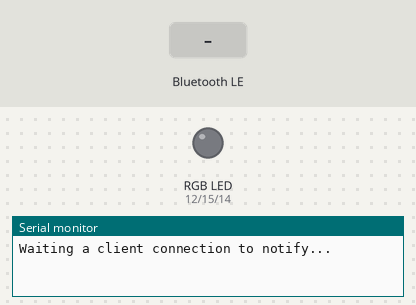
Bench run of a sketch on a simulated ESP32. Shown: an RGB LED mixed from three pins (HIGH = lit), the last lines printed to the serial monitor. Dashed ring = blinking. The inputs (shaded band) are chosen by the test bench. Dim RGB values are drawn brighter than linear; nothing arrives over Bluetooth unless stated; a phone connects over Bluetooth LE 3 s after start.

Above: at 1.2 s.
1.3 s: Bluetooth LE write "flash" received
At 2.3 s:
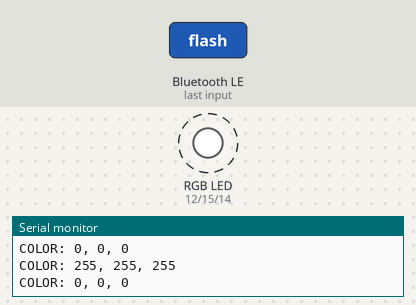
4.3 s: Bluetooth LE write "fade" received
7.3 s: Bluetooth LE write "dimmer" received
At 8.3 s:
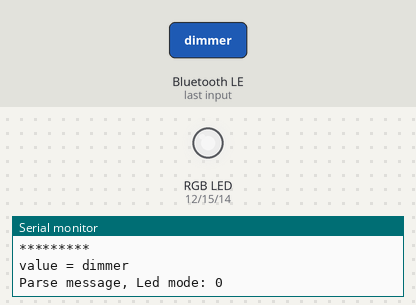
8.8 s: Bluetooth LE write "off" received
At 10.0 s:
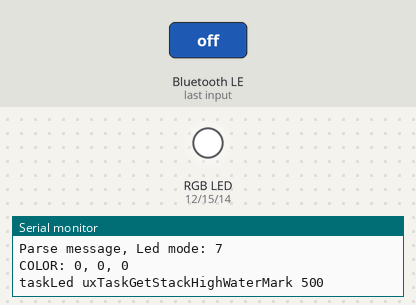
Timing chart, 0 to 11.3 s (numbered marks = the images above; inputs shaded):
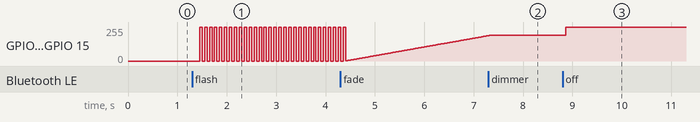

The sketch:

esp32_ble_rgb.ino
```cpp
/**
 *
 * eps32 BLE serial - led control
 * tdchung.9@gmail.com
 **/

#define BLE 1
#define BLUETOOTH_CLASSIC 0

#if BLUETOOTH_CLASSIC
#include "BluetoothSerial.h"
#endif

#if BLE
#include <BLEDevice.h>
#include <BLEServer.h>
#include <BLEUtils.h>
#include <BLE2902.h>
#endif

#if !defined(CONFIG_BT_ENABLED) || !defined(CONFIG_BLUEDROID_ENABLED)
#error Bluetooth is not enabled! Please run `make menuconfig` to and enable it
#endif

#if CONFIG_FREERTOS_UNICORE
#define ARDUINO_RUNNING_CORE 0
#else
#define ARDUINO_RUNNING_CORE 1
#endif

// set debug mode
#define DEBUG_MODE 1

// define ANOT
#define ANOT 1

// configuration
// led pins
#define PIN_RED 12
#define PIN_GREEN 15
#define PIN_BLUE 14

// PWM setting
#define PWM_PREQ 5000
#define CHANNEL_RED 0
#define CHANNEL_GREEN 1
#define CHANNEL_BLUE 2
#define RESOLUTION 8

// delay setting
#define FADE_DELAY 15 // 40 ms
#define FLASH_DELAY 50

#ifndef LED_BUILTIN
#define LED_BUILTIN 13
#endif

// BLE message
#define END_OF_DATA_CHAR '\r'
#define MAX_BLE_MSG_LENGTH 128

typedef enum
{
    NONE = 0,
    FLASH,
    FADE,
    DIMMER,
    COLOR_COLLECTION,
    TIMER,
    IN_TIMER,
    OFF
} led_mode_t;

// mode tracker
volatile led_mode_t led_mode = NONE;
// bool isConnected = false;

// r,g,b color
uint8_t r = 255;
uint8_t g = 255;
uint8_t b = 255;

uint8_t dimming_percent = 0;

uint8_t timer = 0;
volatile bool isTimer = false;
volatile bool isTimerReset = false;

#if BLUETOOTH_CLASSIC
BluetoothSerial SerialBT;
#endif

#if BLE
BLEServer *pServer = NULL;
BLECharacteristic *pCharacteristic = NULL;

#define SERVICE_UUID "4fafc201-1fb5-459e-8fcc-c5c9c331914b"
#define CHARACTERISTIC_UUID "beb5483e-36e1-4688-b7f5-ea07361b26a8"
#endif

#if DEBUG_MODE
SemaphoreHandle_t mutex_v;
#endif

SemaphoreHandle_t mutex_led_mode;
SemaphoreHandle_t mutex_color;

/*------------------------safe--------------------------*/
led_mode_t get_led_mode()
{
    led_mode_t temp;
    xSemaphoreTake(mutex_led_mode, portMAX_DELAY);
    temp = led_mode;
    xSemaphoreGive(mutex_led_mode);
    return temp;
}

void set_led_mode(led_mode_t mode)
{
    xSemaphoreTake(mutex_led_mode, portMAX_DELAY);
    led_mode = mode;
    xSemaphoreGive(mutex_led_mode);
    return;
}

int debug(const char *fmt, ...)
{
    int rc = 0;
#if DEBUG_MODE
    char buffer[4096];
    va_list args;
    va_start(args, fmt);
    rc = vsnprintf(buffer, sizeof(buffer), fmt, args);
    va_end(args);

    xSemaphoreTake(mutex_v, portMAX_DELAY);
    Serial.println(buffer);
    xSemaphoreGive(mutex_v);
#endif
    return rc;
}

static uint8_t _biggest(uint8_t x, uint8_t y, uint8_t z)
{
    return x > y ? (x > z ? 1 : 3) : (y > z ? 2 : 3);
}

static void set_color(uint8_t rr, uint8_t gg, uint8_t bb)
{
#ifdef ANOT
    // set PWN dutyCycle
    ledcWrite(CHANNEL_RED, 255 - rr);
    ledcWrite(CHANNEL_GREEN, 255 - gg);
    ledcWrite(CHANNEL_BLUE, 255 - bb);
#else
    // set PWN dutyCycle
    ledcWrite(CHANNEL_RED, rr);
    ledcWrite(CHANNEL_GREEN, gg);
    ledcWrite(CHANNEL_BLUE, bb);
#endif
    debug("COLOR: %d, %d, %d", rr, gg, bb);
}

/*--------------------------COLOR MODE---------------------------*/
void color_collection(void)
{
    xSemaphoreTake(mutex_color, portMAX_DELAY);
    set_color(r, g, b);
    xSemaphoreGive(mutex_color);
    // reset led mode
    set_led_mode(NONE);
}

void color_off(void)
{
    set_color(0, 0, 0);
    // reset led mode
    set_led_mode(NONE);
}

void fading_led(void)
{
    uint8_t index = _biggest(r, g, b);
    uint8_t max_loop = ((1 == index) ? r : (2 == index) ? g : b);

    uint8_t r_temp, g_temp, b_temp;
    xSemaphoreTake(mutex_color, portMAX_DELAY);
    r_temp = r;
    g_temp = g;
    b_temp = b;
    xSemaphoreGive(mutex_color);
    //
    for (uint8_t i = 0; i < max_loop; i++)
    {
        r_temp = ((0 >= r_temp) ? 0 : r_temp - 1);
        g_temp = ((0 >= g_temp) ? 0 : g_temp - 1);
        b_temp = ((0 >= b_temp) ? 0 : b_temp - 1);
        set_color(r_temp, g_temp, b_temp);

        vTaskDelay(FADE_DELAY / portTICK_PERIOD_MS);
        // stop if mode changed
        if (FADE != get_led_mode())
            return;
    }

    // reset mode when it done
    set_led_mode(NONE);
}

void flash_led(void)
{
    if (FLASH == get_led_mode())
    {
        xSemaphoreTake(mutex_color, portMAX_DELAY);
        set_color(r, g, b);
        xSemaphoreGive(mutex_color);

        vTaskDelay(FLASH_DELAY / portTICK_PERIOD_MS);
        set_color(0, 0, 0);
        vTaskDelay(FLASH_DELAY / portTICK_PERIOD_MS);
    }
    // stop if mode changed
}

void dimming_led(void)
{
    xSemaphoreTake(mutex_color, portMAX_DELAY);
    set_color((uint8_t)r * dimming_percent / 100, (uint8_t)g * dimming_percent / 100, (uint8_t)b * dimming_percent / 100);
    xSemaphoreGive(mutex_color);
    // reset MODE
    set_led_mode(NONE);
    debug("Dimmer, reset Led mode: %d", (uint8_t)get_led_mode());
}

void timer_led(void)
{
    // set_led_mode(IN_TIMER);
    // xSemaphoreTake(mutex_color, portMAX_DELAY);
    // set_color(r, g, b);
    // xSemaphoreGive(mutex_color);

    // for (uint8_t i = 0; i < timer * 10; i++)
    // {
    //     if (IN_TIMER == get_led_mode())
    //     {
    //         vTaskDelay(100 / portTICK_PERIOD_MS);
    //         if ((0 != i) && (0 == (i % 10)))
    //             debug("Timer expried in: %d (s)", (uint8_t)(timer - i / 10));
    //     }
    //     else
    //         return;
    // }
    // // reset MODE
    // if (IN_TIMER == get_led_mode())
    // {
    //     set_color(0, 0, 0);
    //     set_led_mode(NONE);
    //     debug("Timer, reset Led mode: %d", (uint8_t)get_led_mode());
    // }
}

/*--------------------------Parse MSG---------------------------*/
void parse_lte_msg(const char *msg)
{
    // char temp[MAX_BLE_MSG_LENGTH + 1] = {0};
#ifdef __cplusplus
    char *temp = (char *)malloc(MAX_BLE_MSG_LENGTH);
#else
    char *temp = malloc(MAX_BLE_MSG_LENGTH);
#endif
    memset(temp, 0, MAX_BLE_MSG_LENGTH);
    strncpy(temp, msg, MAX_BLE_MSG_LENGTH);

    if (NULL != strstr(temp, "flash"))
    {
        set_led_mode(FLASH);
    }
    else if (NULL != strstr(temp, "fade"))
    {
        set_led_mode(FADE);
    }
    else if (NULL != strstr(temp, "dimmer"))
    {
        set_led_mode(DIMMER);
        // FORMAT: dimmer 0 .
        char str_temp[20];
        uint8_t percent_temp;
        if (2 == sscanf(strstr(temp, "dimmer"), "%s %d", str_temp, &percent_temp))
        {
            dimming_percent = percent_temp;
            debug("Parse message, dimmer percent: %d", dimming_percent);
        }
        else
            set_led_mode(NONE);
    }
    else if (NULL != strstr(temp, "color"))
    {
        set_led_mode(COLOR_COLLECTION);
        // FORMAT: color 100 50 222 .
        char str_temp[20];
        uint8_t r_temp, g_temp, b_temp;
        if (4 == sscanf(strstr(temp, "color"), "%s %d %d %d", str_temp, &r_temp, &g_temp, &b_temp))
        {
            xSemaphoreTake(mutex_color, portMAX_DELAY);
            r = r_temp;
            g = g_temp;
            b = b_temp;
            xSemaphoreGive(mutex_color);

            debug("Parse message, color: %d %d %d", r_temp, g_temp, b_temp);
        }
        else
            set_led_mode(NONE);
    }
    else if (NULL != strstr(temp, "timer"))
    {
        // FORMAT: timer <second> .
        // set_led_mode(TIMER);
        char str_temp[20];
        uint8_t timer_p;
        if (2 == sscanf(strstr(temp, "timer"), "%s %d", str_temp, &timer_p))
        {
            timer = timer_p;
            debug("Parse message, timer (s): %d", timer);
            isTimer = true;
            isTimerReset = true;
        }
        else
            set_led_mode(NONE);
    }
    else if (NULL != strstr(temp, "off"))
    {
        set_led_mode(OFF);
    }
    else
        ;
    // not change led mode
    // led_mode = NONE;

    debug("Parse message, Led mode: %d", (uint8_t)get_led_mode());

    // send ACK
#if BLUETOOTH_CLASSIC
    SerialBT.write((const uint8_t *)"ok\r", sizeof("ok\r"));
#endif

    free(temp);
}

// Bluetooth Classic Callback
#if BLUETOOTH_CLASSIC
void BLESerialCallBack(esp_spp_cb_event_t event, esp_spp_cb_param_t *param)
{

    if (event == ESP_SPP_SRV_OPEN_EVT)
    {
        debug("Client Connected has address: %02X:%02X:%02X:%02X:%02X:%02X",
              param->srv_open.rem_bda[0],
              param->srv_open.rem_bda[1],
              param->srv_open.rem_bda[2],
              param->srv_open.rem_bda[3],
              param->srv_open.rem_bda[4],
              param->srv_open.rem_bda[5]);
    }

    if (event == ESP_SPP_CLOSE_EVT)
    {
        debug("Client disconnected...");
    }

    if (event == ESP_SPP_WRITE_EVT)
    {
        debug("Sent data to Client...");
    }
}
#endif

// BLE callbacks
#if BLE
class MyServerCallbacks : public BLEServerCallbacks
{
    void onConnect(BLEServer *pServer)
    {
        // deviceConnected = true;
        debug("Client connected...");
    };

    void onDisconnect(BLEServer *pServer)
    {
        // deviceConnected = false;
        debug("Client disconnected...");
    }
};

class MyCallbacks : public BLECharacteristicCallbacks
{
    void onWrite(BLECharacteristic *pCharacteristic)
    {
        std::string value = pCharacteristic->getValue();
        String value_str;

        if (value.length() > 0)
        {
            for (int i = 0; i < value.length(); i++)
            {
                value_str = value_str + value[i];
            }

            debug("*********");
            debug("value = %s", value_str.c_str());

            // TODO: TBD
            parse_lte_msg((const char *)value_str.c_str());
        }
    }
};
#endif

// define tasks for Blink & AnalogRead
void TaskBLE(void *pvParameters);
void taskLed(void *pvParameters);
void taskTimer(void *pvParameters);
void taskCheckMode(void *pvParameters);

// the setup function runs once when you press reset or power the board
void setup()
{

    // initialize serial communication at 115200 bits per second:
    Serial.begin(115200);

    // configure LED PWM functionalitites
    ledcSetup(CHANNEL_RED, PWM_PREQ, RESOLUTION);
    ledcSetup(CHANNEL_GREEN, PWM_PREQ, RESOLUTION);
    ledcSetup(CHANNEL_BLUE, PWM_PREQ, RESOLUTION);

    // attach the channel to the GPIO to be controlled
    ledcAttachPin(PIN_RED, CHANNEL_RED);
    ledcAttachPin(PIN_GREEN, CHANNEL_GREEN);
    ledcAttachPin(PIN_BLUE, CHANNEL_BLUE);

#if DEBUG_MODE
    mutex_v = xSemaphoreCreateMutex();
#endif
    mutex_led_mode = xSemaphoreCreateMutex();
    mutex_color = xSemaphoreCreateMutex();

#if BLUETOOTH_CLASSIC
    // BLE setting
    SerialBT.register_callback(BLESerialCallBack);
    if (!SerialBT.begin("ESP32"))
    {
        debug("An error occurred initializing Bluetooth");
    }
    else
    {
        debug("Bluetooth initialized");
    }
    debug("The device started, now you can pair it with bluetooth!");
#endif

#if BLE
    // initialize BLE mode
    // Create the BLE Device
    BLEDevice::init("MyESP32");

    // Create the BLE Server
    pServer = BLEDevice::createServer();
    pServer->setCallbacks(new MyServerCallbacks());

    // Create the BLE Service
    BLEService *pService = pServer->createService(SERVICE_UUID);

    // Create a BLE Characteristic
    pCharacteristic = pService->createCharacteristic(
        CHARACTERISTIC_UUID,
        BLECharacteristic::PROPERTY_READ |
            BLECharacteristic::PROPERTY_WRITE |
            BLECharacteristic::PROPERTY_NOTIFY |
            BLECharacteristic::PROPERTY_INDICATE);

    // Create a BLE Descriptor
    pCharacteristic->addDescriptor(new BLE2902());
    // Esta línea es para el WriteStrings:
    pCharacteristic->setCallbacks(new MyCallbacks());

    // Start the service
    pService->start();

    // Start advertising
    BLEAdvertising *pAdvertising = BLEDevice::getAdvertising();
    pAdvertising->addServiceUUID(SERVICE_UUID);
    pAdvertising->setScanResponse(false);
    pAdvertising->setMinPreferred(0x0); // set value to 0x00 to not advertise this parameter
    BLEDevice::startAdvertising();
    debug("Waiting a client connection to notify...");
#endif

    xTaskCreatePinnedToCore(
        TaskBLE,   //
        "TaskBLE", // A name just for humans
        10000,     // This stack size can be checked & adjusted by reading the Stack Highwater
        NULL,      //
        2,         // Priority, with 3 (configMAX_PRIORITIES - 1) being the highest, and 0 being the lowest.
        NULL,
        ARDUINO_RUNNING_CORE);

    xTaskCreatePinnedToCore(
        taskLed,   //
        "taskLed", //
        10000,     // Stack size
        NULL,      //
        2,         // Priority
        NULL,
        ARDUINO_RUNNING_CORE);

    xTaskCreatePinnedToCore(
        taskTimer,   //
        "taskTimer", //
        10000,       // Stack size
        NULL,        //
        2,           // Priority
        NULL,
        ARDUINO_RUNNING_CORE);

#if DEBUG_MODE
    // xTaskCreatePinnedToCore(
    //     taskCheckMode,            //
    //     "taskCheckMode",          //
    //     5000, // Stack size
    //     NULL,                     //
    //     1,                        // Priority
    //     NULL,
    //     ARDUINO_RUNNING_CORE);
#endif
}

void loop()
{
    // Empty. Things are done in Tasks.
}

/*---------------------- Tasks ---------------------*/

void TaskBLE(void *pvParameters)
{
    (void)pvParameters;
    // char data[MAX_BLE_MSG_LENGTH] = {0};
    char *data = (char *)malloc(MAX_BLE_MSG_LENGTH);
    char inChar;
    uint8_t i = 0;

    for (;;)
    {
#if BLUETOOTH_CLASSIC
        if (SerialBT.available())
        {
            inChar = (char)SerialBT.read();
            // data[i] = inChar;
            // debug("%c", inChar);
            // i += 1;

            if ('\n' != inChar)
            {
                data[i] = inChar;
                i += 1;
            }

            if (END_OF_DATA_CHAR == inChar)
            {
                // data[i + 1] = '\0';
                data[i] = '\0';
                debug("BLE data received: %s", data);
                parse_lte_msg((const char *)data);
                i = 0;
                vTaskDelay(100 / portTICK_PERIOD_MS);
                debug("TaskBLE uxTaskGetStackHighWaterMark %d", uxTaskGetStackHighWaterMark(NULL));
            }
        }
        else
            vTaskDelay(100 / portTICK_PERIOD_MS);

        // max length
        if (i == (MAX_BLE_MSG_LENGTH - 2))
        {
            data[0] = '\0';
            i = 0;
        }
#endif
        vTaskDelay(100 / portTICK_PERIOD_MS);
    }

    free(data);
}

void taskLed(void *pvParameters)
{
    (void)pvParameters;

    for (;;)
    {
        // switch ??
        if (FLASH == get_led_mode())
        {
            flash_led();
        }
        else if (FADE == get_led_mode())
        {
            fading_led();
        }
        else if (DIMMER == get_led_mode())
        {
            dimming_led();
        }
        // else if (TIMER == get_led_mode())
        // {
        //     timer_led();
        // }
        else if (COLOR_COLLECTION == get_led_mode())
        {
            color_collection();
        }
        else if (OFF == get_led_mode())
        {
            color_off();
            debug("taskLed uxTaskGetStackHighWaterMark %d", uxTaskGetStackHighWaterMark(NULL));
        }
        else
        {
            vTaskDelay(100 / portTICK_PERIOD_MS);
        }
    }
}

void taskTimer(void *pvParameters)
{

    (void)pvParameters;
    for (;;)
    {
        if (isTimer)
        {
            isTimerReset = false;
            debug("Timer : %d (s)", (uint8_t)timer);
            for (uint8_t i = 0; i < timer * 10; i++)
            {
                if (!isTimerReset)
                {
                    vTaskDelay(100 / portTICK_PERIOD_MS);
                    if ((0 != i) && (0 == (i % 10)))
                    {
                        debug("Timer expried in: %d (s)", (uint8_t)(timer - i / 10));
                        // debug("Timer expried in: %d (s)", (uint8_t)(timer));
                        debug("taskTimer uxTaskGetStackHighWaterMark %d", uxTaskGetStackHighWaterMark(NULL));
                    }
                }
                else
                {
                    debug("-----restart timer-----");
                    break;
                }
            }
            if (!isTimerReset)
            {
                // color_off();
                debug("-------Timer expried, set led OFF------------");
                set_led_mode(OFF);
                isTimer = false;
            }
        }
        else
        {
            vTaskDelay(100 / portTICK_PERIOD_MS);
        }
    }
}
/* this is the debug task*/
void taskCheckMode(void *pvParameters)
{
    (void)pvParameters;
    led_mode_t old_mode = NONE;
    // bool oldConnectionState = false;
    for (;;)
    {
        if (old_mode != get_led_mode())
        {
            old_mode = get_led_mode();
            debug("DEBUG LED MODE: %d", (uint8_t)get_led_mode());
        }
        // if (oldConnectionState != isConnected)
        // {
        //     oldConnectionState = isConnected;
        //     debug("BLE status: %s", (isConnected == true) ? "Connected" : "Disconnected");
        // }
        // vTaskDelay(500 / portTICK_PERIOD_MS);
    }
}
```

Measured:
- after the input at 1.3 s, GPIO 12 (PIN_RED), GPIO 14 (PIN_BLUE), GPIO 15 (PIN_GREEN): alternates 255/255 for 0.05 s and 0/255 for 0.05 s, starting after 0.15 s
- after the input at 7.3 s, GPIO 12 (PIN_RED), GPIO 14 (PIN_BLUE), GPIO 15 (PIN_GREEN): goes on until 7.3 s, then stays 194/255
- after the input at 8.8 s, GPIO 12 (PIN_RED), GPIO 14 (PIN_BLUE), GPIO 15 (PIN_GREEN): 194/255 → 255/255 after 0.06 s
